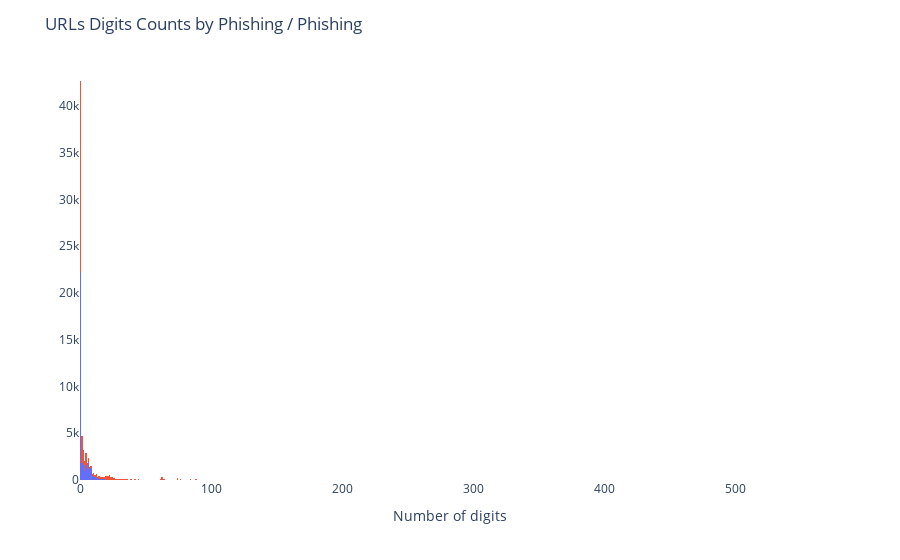

Write notebook code for a chart like this one.
### Code cell
fig = px.histogram(df, x="num_digits", color="is_phishing")
fig.update_layout(title= "URLs Digits Counts by Phishing / Phishing", xaxis_title="Number of digits", yaxis_title="", plot_bgcolor="#fff", showlegend=False)
fig.show()

### Figure 1 — Plotly figure (JSON) as saved in the notebook; plotly's stock layout.template omitted (floating-point values rounded to 4 significant figures; data arrays with more than 128 entries replaced by an {"elided": "..."} marker saying what was removed)
{"data": [{"alignmentgroup": "True", "bingroup": "x", "hovertemplate": "is_phishing=no<br>num_digits=%{x}<br>count=%{y}<extra></extra>", "legendgroup": "no", "marker": {"color": "#636efa", "pattern": {"shape": ""}}, "name": "no", "offsetgroup": "no", "orientation": "v", "showlegend": true, "type": "histogram", "x": {"elided": "36400 int values"}, "xaxis": "x", "yaxis": "y"}, {"alignmentgroup": "True", "bingroup": "x", "hovertemplate": "is_phishing=yes<br>num_digits=%{x}<br>count=%{y}<extra></extra>", "legendgroup": "yes", "marker": {"color": "#EF553B", "pattern": {"shape": ""}}, "name": "yes", "offsetgroup": "yes", "orientation": "v", "showlegend": true, "type": "histogram", "x": {"elided": "37175 int values"}, "xaxis": "x", "yaxis": "y"}], "layout": {"barmode": "relative", "legend": {"title": {"text": "is_phishing"}, "tracegroupgap": 0}, "margin": {"t": 60}, "plot_bgcolor": "#fff", "showlegend": false, "title": {"text": "URLs Digits Counts by Phishing / Phishing"}, "xaxis": {"anchor": "y", "domain": [0, 1], "title": {"text": "Number of digits"}}, "yaxis": {"anchor": "x", "domain": [0, 1], "title": {"text": ""}}}}
